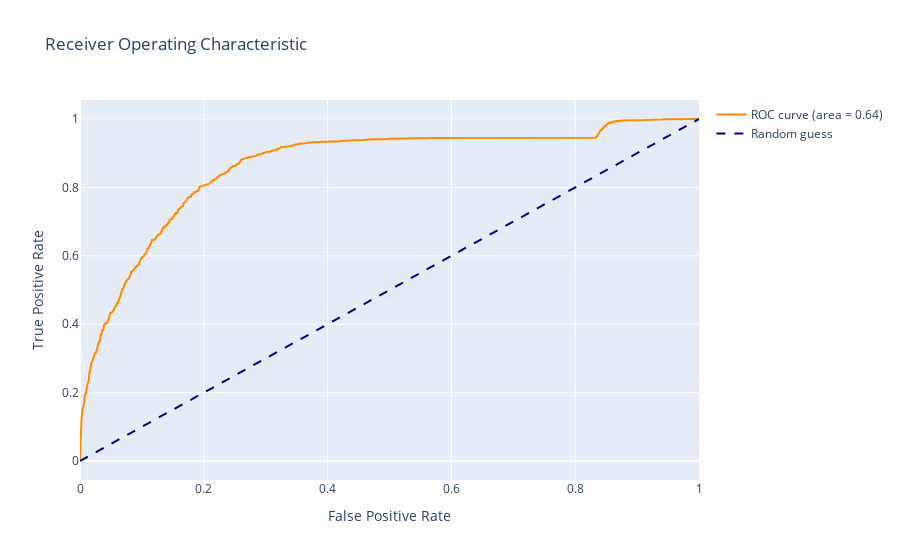

The cell this chart's notebook holds for it:
### Code cell
import plotly.graph_objects as go

fig = go.Figure()
fig.add_trace(
    go.Scatter(
        x=fpr,
        y=tpr,
        mode="lines",
        name="ROC curve (area = %0.2f)" % roc_auc,
        line=dict(color="darkorange", width=2),
        text=thresholds,
        hovertemplate="fpr: %{x:.2f}<br>tpr: %{y:.2f}<br>threshold: %{text:.2f}",
    )
)
fig.add_trace(
    go.Scatter(
        x=[0, 1],
        y=[0, 1],
        mode="lines",
        name="Random guess",
        line=dict(color="navy", width=2, dash="dash"),
    )
)
fig.update_layout(
    title="Receiver Operating Characteristic",
    xaxis_title="False Positive Rate",
    yaxis_title="True Positive Rate",
)
fig.show()

### Figure 1 — Plotly figure (JSON) as saved in the notebook; plotly's stock layout.template omitted (floating-point values rounded to 4 significant figures; data arrays with more than 128 entries replaced by an {"elided": "..."} marker saying what was removed)
{"data": [{"hovertemplate": "fpr: %{x:.2f}<br>tpr: %{y:.2f}<br>threshold: %{text:.2f}", "line": {"color": "darkorange", "width": 2}, "mode": "lines", "name": "ROC curve (area = 0.64)", "text": {"elided": "1776 float values"}, "type": "scatter", "x": {"elided": "1776 float values"}, "y": {"elided": "1776 float values"}}, {"line": {"color": "navy", "dash": "dash", "width": 2}, "mode": "lines", "name": "Random guess", "type": "scatter", "x": [0, 1], "y": [0, 1]}], "layout": {"title": {"text": "Receiver Operating Characteristic"}, "xaxis": {"title": {"text": "False Positive Rate"}}, "yaxis": {"title": {"text": "True Positive Rate"}}}}
